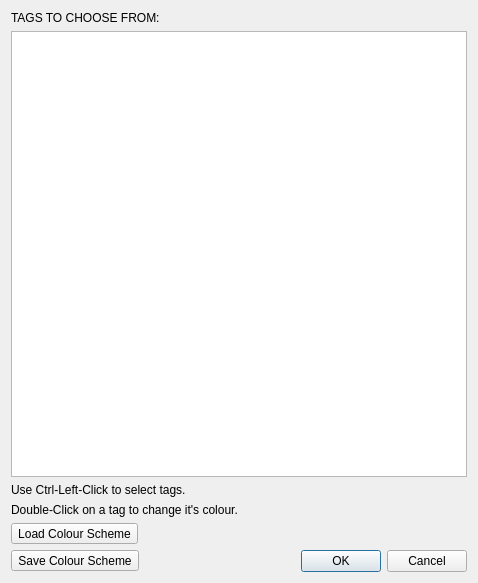
<?xml version="1.0" encoding="UTF-8"?>
<ui version="4.0">
 <class>Dialog</class>
 <widget class="QDialog" name="Dialog">
  <property name="geometry">
   <rect>
    <x>0</x>
    <y>0</y>
    <width>478</width>
    <height>583</height>
   </rect>
  </property>
  <property name="windowTitle">
   <string>Tag Selection</string>
  </property>
  <layout class="QGridLayout" name="gridLayout_2">
   <item row="0" column="0">
    <layout class="QGridLayout" name="gridLayout">
     <item row="0" column="0">
      <widget class="QLabel" name="label">
       <property name="text">
        <string>TAGS TO CHOOSE FROM:</string>
       </property>
      </widget>
     </item>
     <item row="1" column="0" colspan="2">
      <widget class="QListWidget" name="listWidget"/>
     </item>
     <item row="7" column="0">
      <widget class="QToolButton" name="toolButton">
       <property name="text">
        <string>Load Colour Scheme</string>
       </property>
      </widget>
     </item>
     <item row="8" column="0">
      <widget class="QToolButton" name="toolButton_2">
       <property name="text">
        <string>Save Colour Scheme</string>
       </property>
      </widget>
     </item>
     <item row="8" column="1">
      <widget class="QDialogButtonBox" name="buttonBox">
       <property name="standardButtons">
        <set>QDialogButtonBox::Cancel|QDialogButtonBox::Ok</set>
       </property>
      </widget>
     </item>
     <item row="2" column="0">
      <widget class="QLabel" name="label_2">
       <property name="layoutDirection">
        <enum>Qt::LeftToRight</enum>
       </property>
       <property name="text">
        <string>Use Ctrl-Left-Click to select tags.</string>
       </property>
      </widget>
     </item>
     <item row="3" column="0">
      <widget class="QLabel" name="label_3">
       <property name="layoutDirection">
        <enum>Qt::LeftToRight</enum>
       </property>
       <property name="text">
        <string>Double-Click on a tag to change it's colour.</string>
       </property>
      </widget>
     </item>
    </layout>
   </item>
  </layout>
 </widget>
 <resources/>
 <connections/>
</ui>
